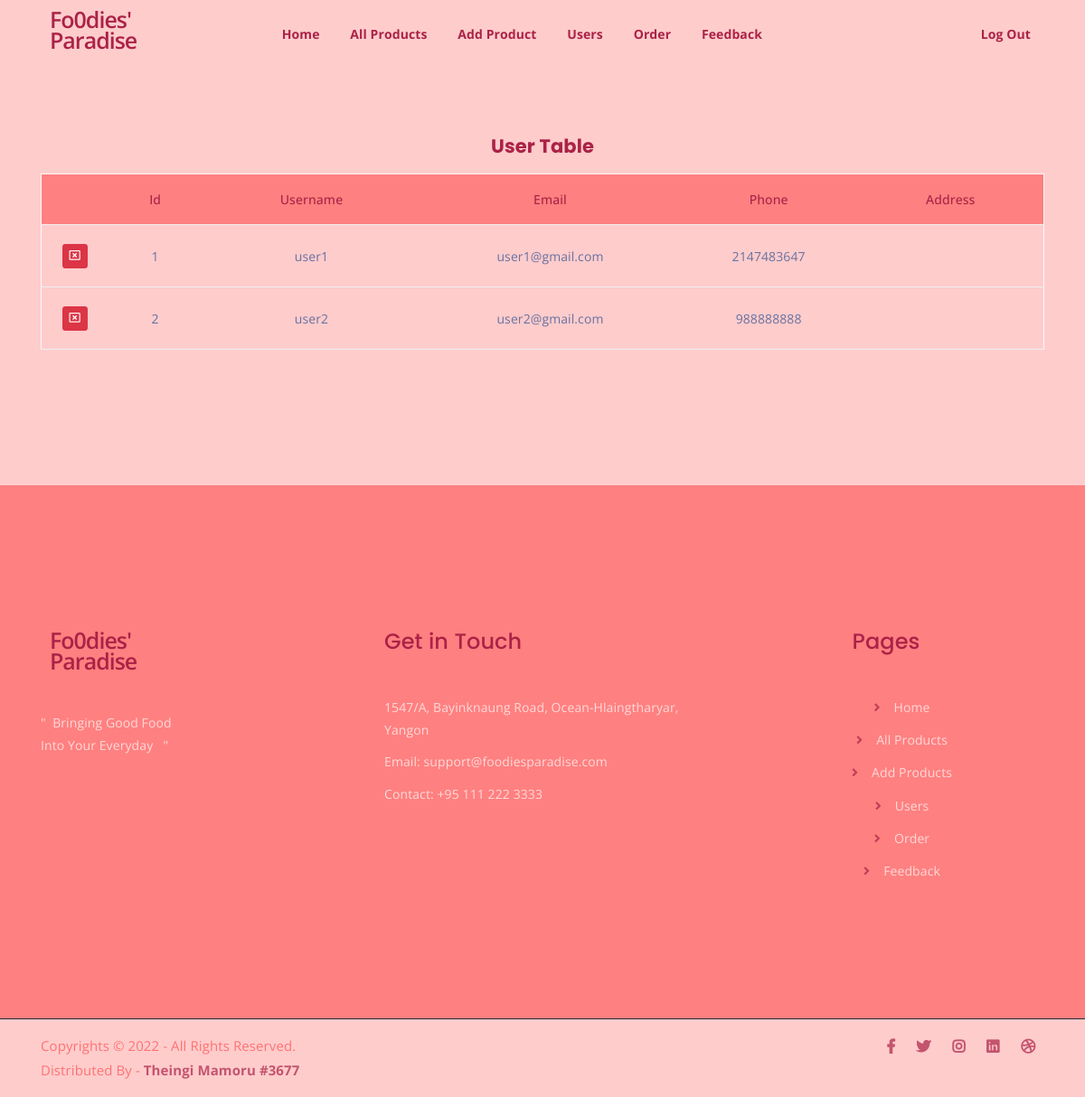
The app's page /admin/user.php (signed in) with its own data.
### tables this page shows
CREATE TABLE IF NOT EXISTS `customer` (
  `user_id` int(20) NOT NULL AUTO_INCREMENT,
  `username` varchar(50) NOT NULL,
  `email` varchar(50) NOT NULL,
  `password` varchar(50) NOT NULL,
  `phone` int(20) NOT NULL,
  PRIMARY KEY (`user_id`)
);

### admin/user.php (the view, shortened to what this page needs)
<?php
	include('connection.php');
	include("header.php");
?>
	<div class="cart-section mt-150 mb-150">
		<div class="container">
			<div class="row">
				<div class="col-lg-12">
					<div class="cart-table-wrap">
                        <h4 align="center">User Table</h4>
						<table class="cart-table">
							<thead class="cart-table-head">
								<tr class="table-head-row">
									<th class="customer-remove"></th>
                                    <th class="customer-id">Id</th>
									<th class="customer-name">Username</th>
									<th class="customer-email">Email</th>
									<th class="customer-phone">Phone</th>
									<th class="customer-password">Address</th>
								</tr>
							</thead>
							<tbody>
								<?php
									$sel = mysqli_query($con, "SELECT * FROM customer");
									while($arr = mysqli_fetch_array($sel)){
										echo '
											<tr class="table-body-row">
												<td class="customer-remove">
													<a href="user.php?del='.$arr['user_id'].'" class="btn btn-sm btn-danger text-white"><i class="far fa-window-close"></i></a>
												</td>
												<td class="customer-id">'.$arr['user_id'].'</td>
												<td class="customer-name">'.$arr['username'].'</td>
												<td class="customer-email">'.$arr['email'].'</td>
												<td class="customer-phone">'.$arr['phone'].'</td>
												<td class="customer-address">'.$arr['address'].'</td>
											</tr>
										 ';
									}
								?>
							</tbody>
						</table>
					</div>
				</div>
			</div>
		</div>
	</div>
<?php
	include("footer.php");
?>

### admin/assets/css/main.css (style rules this page uses)
html { font-size: 14px; font-weight: 400; line-height: 28px; height: 100%; }
body { font-family: "Open Sans", sans-serif; font-weight: 400; font-size: 1rem; letter-spacing: 0.1px; line-height: 1.8; color: #ab2247; overflow-x: hidden; }
a { cursor: pointer; text-decoration: none; -webkit-transition: all 0.2s ease-in-out; -o-transition: all 0.2s ease-in-out; transition: all 0.2s ease-in-out; }
h1, .h1, h2, .h2, h3, .h3, h4, .h4, h5, .h5, h6, .h6 { font-family: "Poppins", sans-serif; font-weight: 700; margin: 0 0 1.25rem 0; color: #ab2247; }
h4, .h4 { font-size: 1.5rem; font-weight: 700; line-height: 1.75rem; }
.mt-150 { margin-top: 150px; }
.mb-150 { margin-bottom: 150px; }
html, body { height: 100%; background-color: #ffcccc !important; }
table.cart-table { border: 1px solid #f9f9f9; width: 100%; }
thead { border-bottom: 1px solid #eee; }
tr.table-head-row th { background-color: #ff8080; padding: 15px; font-weight: 500; text-align: center; }
tr.table-head-row th:last-child { border-right: none; }
.cart-table-wrap tbody tr td { text-align: center; }
.cart-table-wrap tbody tr td { border-bottom: 1px solid #efefef; padding: 20px 0; color: #6872a0; }
thead.cart-table-head tr { background-color: #efefef; }

### records on screen
customer: user_id "1", username "user1", email "user1@gmail.com", phone "2147483647"
customer: user_id "2", username "user2", email "user2@gmail.com", phone "988888888"
